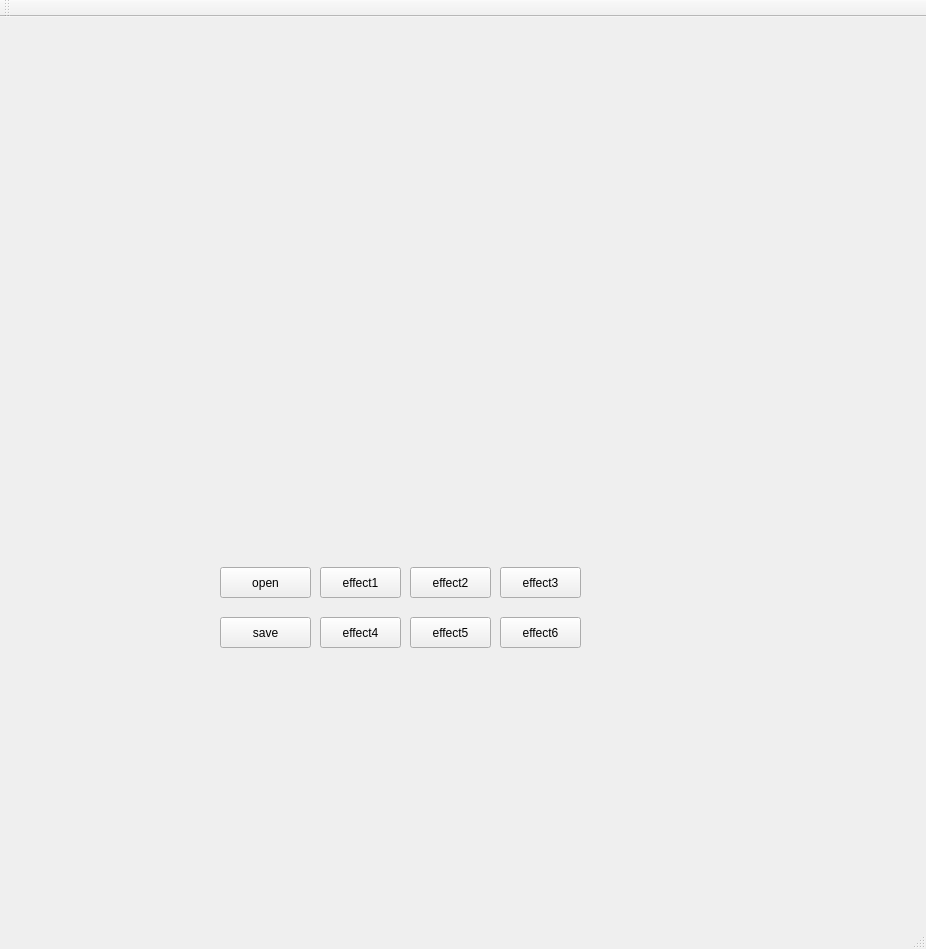
<?xml version="1.0" encoding="UTF-8"?>
<ui version="4.0">
 <class>MainWindow</class>
 <widget class="QMainWindow" name="MainWindow">
  <property name="geometry">
   <rect>
    <x>0</x>
    <y>0</y>
    <width>926</width>
    <height>949</height>
   </rect>
  </property>
  <property name="windowTitle">
   <string>MainWindow</string>
  </property>
  <widget class="QWidget" name="centralWidget">
   <widget class="QLabel" name="label">
    <property name="geometry">
     <rect>
      <x>300</x>
      <y>20</y>
      <width>401</width>
      <height>361</height>
     </rect>
    </property>
    <property name="text">
     <string/>
    </property>
   </widget>
   <widget class="QPushButton" name="pushButton_open">
    <property name="geometry">
     <rect>
      <x>220</x>
      <y>550</y>
      <width>91</width>
      <height>31</height>
     </rect>
    </property>
    <property name="text">
     <string>open</string>
    </property>
   </widget>
   <widget class="QPushButton" name="pushButton_save">
    <property name="geometry">
     <rect>
      <x>220</x>
      <y>600</y>
      <width>91</width>
      <height>31</height>
     </rect>
    </property>
    <property name="text">
     <string>save</string>
    </property>
   </widget>
   <widget class="QPushButton" name="pushButton_E1">
    <property name="geometry">
     <rect>
      <x>320</x>
      <y>550</y>
      <width>81</width>
      <height>31</height>
     </rect>
    </property>
    <property name="text">
     <string>effect1</string>
    </property>
   </widget>
   <widget class="QPushButton" name="pushButton_E4">
    <property name="geometry">
     <rect>
      <x>320</x>
      <y>600</y>
      <width>81</width>
      <height>31</height>
     </rect>
    </property>
    <property name="text">
     <string>effect4</string>
    </property>
   </widget>
   <widget class="QPushButton" name="pushButton_E2">
    <property name="geometry">
     <rect>
      <x>410</x>
      <y>550</y>
      <width>81</width>
      <height>31</height>
     </rect>
    </property>
    <property name="text">
     <string>effect2</string>
    </property>
   </widget>
   <widget class="QPushButton" name="pushButton_E5">
    <property name="geometry">
     <rect>
      <x>410</x>
      <y>600</y>
      <width>81</width>
      <height>31</height>
     </rect>
    </property>
    <property name="text">
     <string>effect5</string>
    </property>
   </widget>
   <widget class="QPushButton" name="pushButton_E3">
    <property name="geometry">
     <rect>
      <x>500</x>
      <y>550</y>
      <width>81</width>
      <height>31</height>
     </rect>
    </property>
    <property name="text">
     <string>effect3</string>
    </property>
   </widget>
   <widget class="QPushButton" name="pushButton_E6">
    <property name="geometry">
     <rect>
      <x>500</x>
      <y>600</y>
      <width>81</width>
      <height>31</height>
     </rect>
    </property>
    <property name="text">
     <string>effect6</string>
    </property>
   </widget>
  </widget>
  <widget class="QMenuBar" name="menuBar">
   <property name="geometry">
    <rect>
     <x>0</x>
     <y>0</y>
     <width>926</width>
     <height>17</height>
    </rect>
   </property>
  </widget>
  <widget class="QToolBar" name="mainToolBar">
   <attribute name="toolBarArea">
    <enum>TopToolBarArea</enum>
   </attribute>
   <attribute name="toolBarBreak">
    <bool>false</bool>
   </attribute>
  </widget>
  <widget class="QStatusBar" name="statusBar"/>
 </widget>
 <layoutdefault spacing="6" margin="11"/>
 <resources/>
 <connections/>
</ui>
